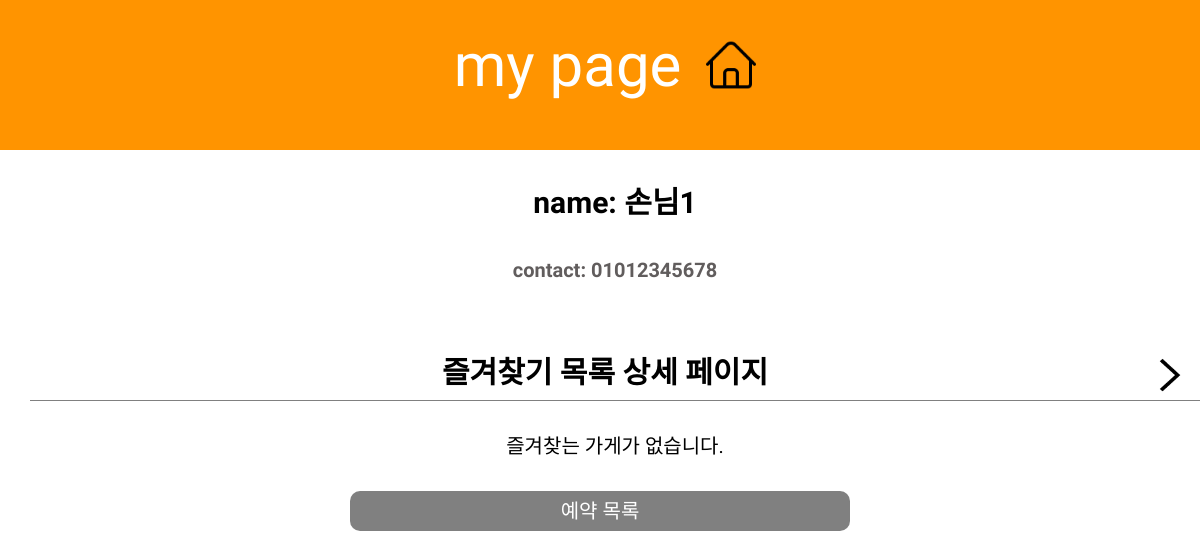
The page /mypage_cus/ (signed in) on the database as committed earlier.
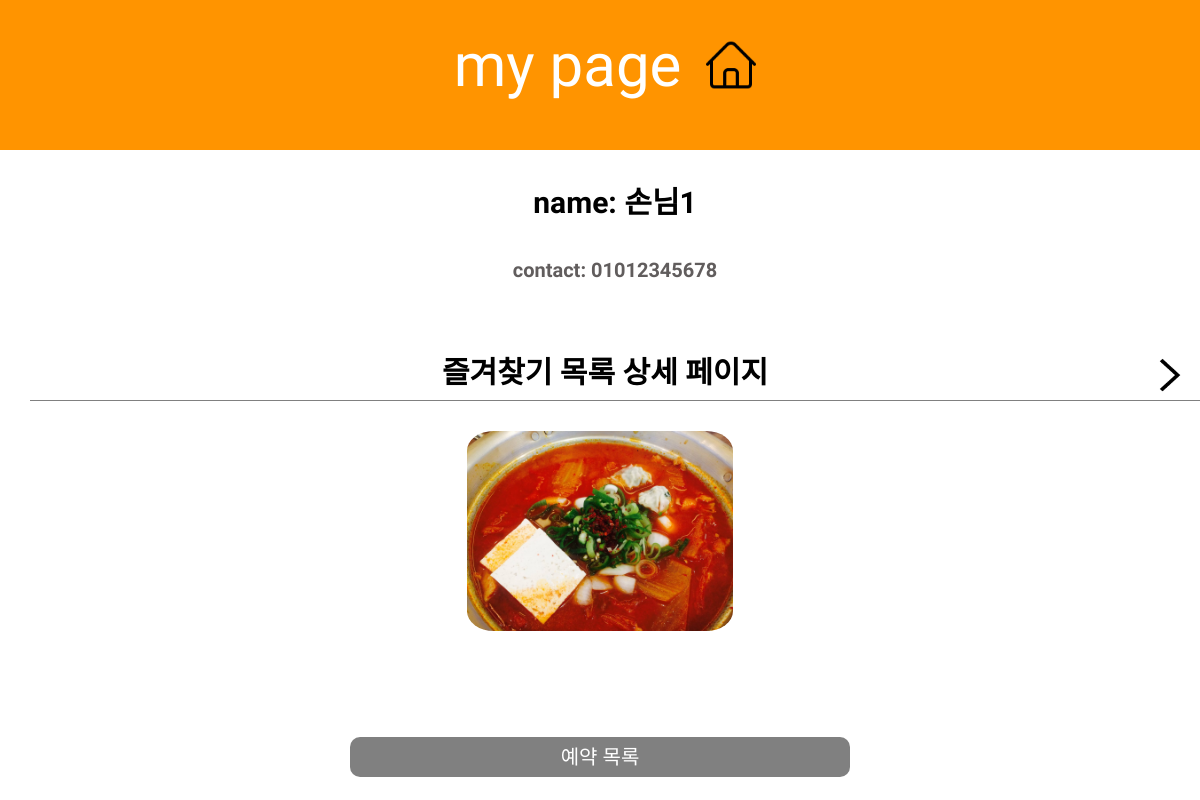
The same page on the database as committed later.
### app1/models.py (models this page shows, shortened)
class Like(models.Model):
    shop = models.ForeignKey(Shop, on_delete=models.CASCADE, null=True) # 특정 market이 삭제되면, 그 market의 즐겨찾기 정보 제거
    user = models.ForeignKey(User, on_delete=models.CASCADE, null=True)

class Shop(models.Model):
    name=models.CharField(max_length=225)
    address=models.CharField(max_length=225)
    phone_number=models.CharField(max_length=225)
    open_time=models.TimeField()
    close_time=models.TimeField()
    category=models.CharField(max_length=225)
    description=models.TextField()
    photo=models.ImageField(upload_to='images/')
    owner=models.ForeignKey(User, on_delete=models.CASCADE, null=True)
    likes =models.ManyToManyField(
        User, # User 모델과 Shop 모델을 M : N 관계로 두겠다.
        through='Like', # Like라는 중개 모델을 통해 M : N 관계를 맺는다.
        through_fields=('shop', 'user'), # Like에 shop 속성, user 속성을 추가하겠다.
        related_name='likes' # 1 : N  관계에서 market과 연결된 comment를 가져올 때 comment_set으로 가져왔는데,
        )

### app1/views.py (the view)
# urls.py: path('mypage_cus/', app1.views.mypage_cus, name='mypage_cus'),
def mypage_cus(request):
    user=request.user
    likes=Like.objects.select_related()
    return render(request,'mypage_cus.html', {'likes': likes})

### app1/templates/mypage_cus.html (shortened to what this page needs)
{% load static %}
<!DOCTYPE html>
<html lang="en">
<head>
    <link rel="stylesheet" href="https://stackpath.bootstrapcdn.com/bootstrap/4.3.1/css/bootstrap.min.css">
</head>
<body>
    <div class="page-header">
        <h1>my page&nbsp<a href="{% url 'home' %}"><img class="icon" src="/static/home.png"></a></h1>
    </div>
    <div class= 'myinfo'>
        <br>
        <div class= 'name'><font class = "P1">name: {{user.profile.name}}</font></div><br>
        <div class= 'contact'><font class = "P2">contact: {{user.profile.phonenumber}}</font></div><br><br>
    </div>
    <a href = "{% url 'like' %}">
        <div class="list"><font class = "P1">즐겨찾기 목록 상세 페이지</font>
            <img src="/static/arrow.png" align="right" width="50px" height="50px" >
        </div>
    </a>
    <br>
        {% if likes %}
        {% for like in likes %}
        <div class="like-container">
            <div class="like-card">
                {% if like.user == user %}
                <a href="{% url 'restaurant' like.shop.id %}">
                {% if like.shop.photo %}<p class ="like-card-image">
                    <img src="{{like.shop.photo.url}}" alt="" height="200px"></p><br>
                    {% endif %}
            {% endif %}
            </div>
        {% endfor %}
        </div>
        {% else %}
        <font class = "P3">즐겨찾는 가게가 없습니다.</font>
        {% endif %}
    <br><br>
    <div class='reservation'>
        <a href="{% url 'reservation_done' %}">예약 목록</a>
    </div>
</body>
</html>

Rows that differ between the two databases and show on the page:
added Like: shop.photo (picture)
Other text that changed with them:
text no longer shown: "즐겨찾는 가게가 없습니다."
